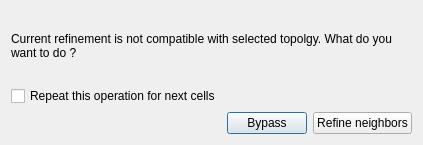
<?xml version="1.0" encoding="UTF-8"?>
<ui version="4.0">
 <class>Dialog</class>
 <widget class="QDialog" name="Dialog">
  <property name="geometry">
   <rect>
    <x>0</x>
    <y>0</y>
    <width>423</width>
    <height>145</height>
   </rect>
  </property>
  <property name="windowTitle">
   <string>Dialog</string>
  </property>
  <layout class="QVBoxLayout" name="verticalLayout">
   <item>
    <widget class="QLabel" name="FixTopology">
     <property name="acceptDrops">
      <bool>false</bool>
     </property>
     <property name="text">
      <string>Current refinement is not compatible with selected topolgy. What do you want to do ?</string>
     </property>
     <property name="wordWrap">
      <bool>true</bool>
     </property>
    </widget>
   </item>
   <item>
    <widget class="QCheckBox" name="checkBox">
     <property name="text">
      <string>Repeat this operation for next cells</string>
     </property>
    </widget>
   </item>
   <item>
    <layout class="QHBoxLayout" name="horizontalLayout">
     <item>
      <spacer name="horizontalSpacer">
       <property name="orientation">
        <enum>Qt::Horizontal</enum>
       </property>
       <property name="sizeHint" stdset="0">
        <size>
         <width>542</width>
         <height>20</height>
        </size>
       </property>
      </spacer>
     </item>
     <item>
      <widget class="QPushButton" name="pushButton">
       <property name="text">
        <string>Bypass</string>
       </property>
      </widget>
     </item>
     <item>
      <widget class="QPushButton" name="pushButton_2">
       <property name="text">
        <string>Refine neighbors</string>
       </property>
      </widget>
     </item>
    </layout>
   </item>
  </layout>
 </widget>
 <resources/>
 <connections/>
</ui>
